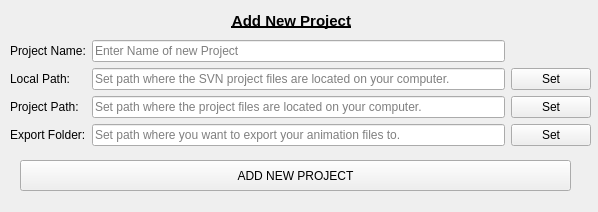
<?xml version="1.0" encoding="UTF-8"?>
<ui version="4.0">
 <class>main_layout</class>
 <widget class="QWidget" name="main_layout">
  <property name="geometry">
   <rect>
    <x>0</x>
    <y>0</y>
    <width>598</width>
    <height>212</height>
   </rect>
  </property>
  <property name="font">
   <font>
    <family>MS Shell Dlg 2</family>
   </font>
  </property>
  <property name="windowTitle">
   <string>Form</string>
  </property>
  <widget class="QLabel" name="add_proj_label">
   <property name="geometry">
    <rect>
     <x>166</x>
     <y>10</y>
     <width>251</width>
     <height>21</height>
    </rect>
   </property>
   <property name="font">
    <font>
     <family>MS Shell Dlg 2</family>
     <pointsize>11</pointsize>
     <weight>75</weight>
     <bold>true</bold>
     <underline>true</underline>
    </font>
   </property>
   <property name="text">
    <string>Add New Project</string>
   </property>
   <property name="alignment">
    <set>Qt::AlignCenter</set>
   </property>
  </widget>
  <widget class="QPushButton" name="add_new_proj_btn">
   <property name="geometry">
    <rect>
     <x>20</x>
     <y>160</y>
     <width>551</width>
     <height>31</height>
    </rect>
   </property>
   <property name="text">
    <string>ADD NEW PROJECT</string>
   </property>
  </widget>
  <widget class="QWidget" name="gridLayoutWidget">
   <property name="geometry">
    <rect>
     <x>10</x>
     <y>40</y>
     <width>581</width>
     <height>109</height>
    </rect>
   </property>
   <layout class="QGridLayout" name="gridLayout">
    <item row="1" column="0">
     <widget class="QLabel" name="local_path_label">
      <property name="text">
       <string>Local Path:</string>
      </property>
     </widget>
    </item>
    <item row="0" column="0">
     <widget class="QLabel" name="project_name_label">
      <property name="text">
       <string>Project Name:</string>
      </property>
     </widget>
    </item>
    <item row="2" column="0">
     <widget class="QLabel" name="proj_path_label">
      <property name="text">
       <string>Project Path:</string>
      </property>
     </widget>
    </item>
    <item row="1" column="3">
     <widget class="QPushButton" name="local_path_set_btn">
      <property name="text">
       <string>Set</string>
      </property>
     </widget>
    </item>
    <item row="2" column="3">
     <widget class="QPushButton" name="project_path_set_btn">
      <property name="text">
       <string>Set</string>
      </property>
     </widget>
    </item>
    <item row="2" column="1">
     <widget class="QLineEdit" name="project_path_line_edit">
      <property name="text">
       <string/>
      </property>
      <property name="placeholderText">
       <string>Set path where the project files are located on your computer.</string>
      </property>
     </widget>
    </item>
    <item row="3" column="0">
     <widget class="QLabel" name="export_anim_folder_label">
      <property name="text">
       <string>Export Folder:</string>
      </property>
     </widget>
    </item>
    <item row="3" column="1">
     <widget class="QLineEdit" name="export_anim_folder_line_edit">
      <property name="text">
       <string/>
      </property>
      <property name="placeholderText">
       <string>Set path where you want to export your animation files to.</string>
      </property>
     </widget>
    </item>
    <item row="1" column="1">
     <widget class="QLineEdit" name="local_path_line_edit">
      <property name="placeholderText">
       <string>Set path where the SVN project files are located on your computer.</string>
      </property>
     </widget>
    </item>
    <item row="0" column="1">
     <widget class="QLineEdit" name="project_name_line_edit">
      <property name="placeholderText">
       <string>Enter Name of new Project</string>
      </property>
     </widget>
    </item>
    <item row="3" column="3">
     <widget class="QPushButton" name="export_anim_folder_set_btn">
      <property name="text">
       <string>Set</string>
      </property>
     </widget>
    </item>
   </layout>
  </widget>
 </widget>
 <resources/>
 <connections/>
</ui>
